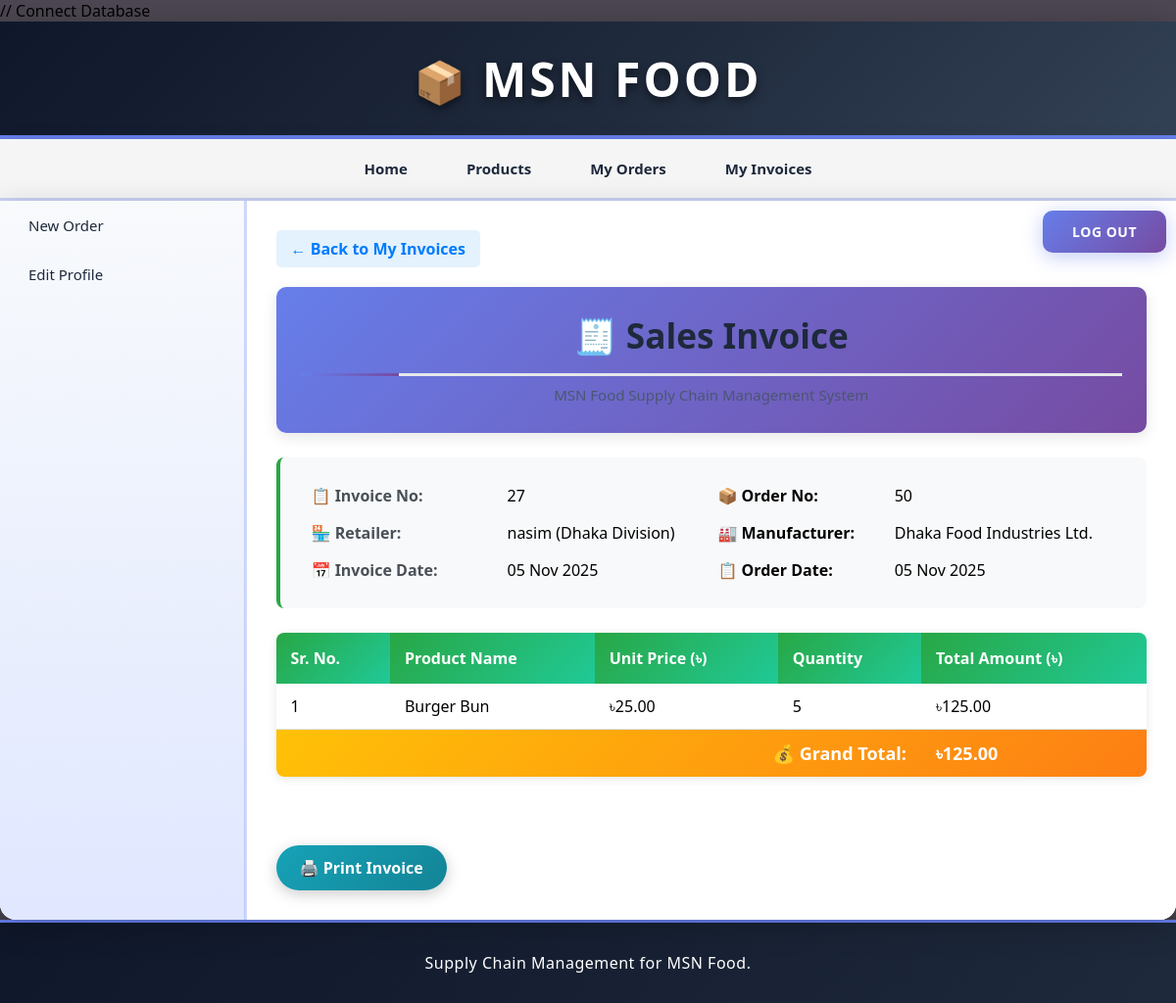
Page /retailer/view_invoice_items.php?id=27 (signed in) on the committed database.
### tables this page shows
CREATE TABLE `invoice` (
  `invoice_id` int(11) NOT NULL,
  `order_id` int(11) NOT NULL,
  `manufacturer_id` int(11) NOT NULL,
  `invoice_date` date NOT NULL,
  `total_amount` decimal(10,2) NOT NULL,
  `status` varchar(20) NOT NULL DEFAULT 'Pending'
);

CREATE TABLE `orders` (
  `order_id` int(11) NOT NULL,
  `retailer_id` int(11) NOT NULL,
  `assigned_manufacturer_id` int(11) DEFAULT NULL,
  `date` date NOT NULL,
  `total_amount` decimal(10,2) NOT NULL,
  `approved` tinyint(1) NOT NULL DEFAULT 0,
  `status` tinyint(1) NOT NULL DEFAULT 0,
  `cancellation_reason` text DEFAULT NULL,
  `cancelled_by` varchar(50) DEFAULT NULL,
  `cancelled_date` datetime DEFAULT NULL
);

CREATE TABLE `retailer` (
  `retailer_id` int(11) NOT NULL,
  `retailer_name` varchar(255) NOT NULL,
  `retailer_email` varchar(255) NOT NULL,
  `retailer_phone` varchar(15) NOT NULL,
  `retailer_address` text NOT NULL,
  `area_id` int(11) NOT NULL,
  `username` varchar(50) NOT NULL,
  `password` varchar(50) NOT NULL,
  `date` timestamp NOT NULL DEFAULT current_timestamp()
);

CREATE TABLE `area` (
  `area_id` int(11) NOT NULL,
  `area_name` varchar(100) NOT NULL,
  `area_code` varchar(10) NOT NULL
);

CREATE TABLE `manufacturer` (
  `man_id` int(11) NOT NULL,
  `man_name` varchar(255) NOT NULL,
  `man_email` varchar(255) NOT NULL,
  `man_phone` varchar(15) NOT NULL,
  `man_address` text NOT NULL,
  `username` varchar(50) NOT NULL,
  `password` varchar(50) NOT NULL,
  `date` timestamp NOT NULL DEFAULT current_timestamp()
);

CREATE TABLE `order_items` (
  `item_id` int(11) NOT NULL,
  `order_id` int(11) NOT NULL,
  `pro_id` int(11) NOT NULL,
  `quantity` int(11) NOT NULL,
  `price` decimal(10,2) NOT NULL,
  `total` decimal(10,2) NOT NULL
);

CREATE TABLE `products` (
  `pro_id` int(11) NOT NULL,
  `pro_name` varchar(255) NOT NULL,
  `pro_desc` text DEFAULT NULL,
  `pro_price` decimal(10,2) NOT NULL,
  `unit_id` int(11) NOT NULL,
  `added_date` timestamp NOT NULL DEFAULT current_timestamp()
);

### retailer/view_invoice_items.php (the view, shortened to what this page needs)
<?php
	require("../includes/config.php");
	if(isset($_SESSION['retailer_login'])) {
		if(isset($_GET['id'])){
			$invoice_id = $_GET['id'];
			$retailer_id = $_SESSION['retailer_id'];
			$queryInvoiceItems = "SELECT oi.*, p.pro_name, p.pro_price, oi.quantity as quantity
								FROM invoice i
								JOIN orders o ON i.order_id = o.order_id
								JOIN order_items oi ON i.order_id = oi.order_id
								JOIN products p ON oi.pro_id = p.pro_id
								WHERE i.invoice_id='$invoice_id' AND o.retailer_id='$retailer_id'";
			$resultInvoiceItems = mysqli_query($con,$queryInvoiceItems);
			$querySelectInvoice = "SELECT i.*, o.order_id, o.date as order_date, r.retailer_name, r.retailer_phone, r.retailer_address, a.area_name, m.man_name, m.man_phone, m.man_address
									FROM invoice i
									JOIN orders o ON i.order_id = o.order_id
									JOIN retailer r ON o.retailer_id = r.retailer_id
									JOIN area a ON r.area_id = a.area_id
									JOIN manufacturer m ON i.manufacturer_id = m.man_id
									WHERE i.invoice_id='$invoice_id' AND o.retailer_id='$retailer_id'";
			$resultSelectInvoice = mysqli_query($con,$querySelectInvoice);
			$rowSelectInvoice = mysqli_fetch_array($resultSelectInvoice);
		}
	}
	else {
		header('Location:../index.php');
	}
?>
<!DOCTYPE html>
<html>
<head>
	<link rel="stylesheet" href="../includes/main_style.css" >
</head>
<body>
	<?php
		include("../includes/header.inc.php");
		include("../includes/nav_retailer.inc.php");
		include("../includes/aside_retailer.inc.php");
	?>
	<section>
		<a href="view_my_invoices.php" class="back-link">← Back to My Invoices</a>
		<div id="divToPrint" style="clear:both;" >
			<div class="invoice-header">
				<h1 style="margin: 0; font-size: 2.2em;">🧾 Sales Invoice</h1>
				<p style="margin: 5px 0 0 0; opacity: 0.9;">MSN Food Supply Chain Management System</p>
			</div>
			<div class="invoice-details">
				<table>
					<tr>
						<td><strong>📋 Invoice No:</strong></td>
						<td><?php echo $rowSelectInvoice['invoice_id']; ?></td>
						<td><strong>📦 Order No:</strong></td>
						<td><?php echo $rowSelectInvoice['order_id']; ?></td>
					</tr>
					<tr>
						<td><strong>🏪 Retailer:</strong></td>
						<td><?php echo $rowSelectInvoice['retailer_name']; ?> (<?php echo $rowSelectInvoice['area_name']; ?>)</td>
						<td><strong>🏭 Manufacturer:</strong></td>
						<td><?php echo $rowSelectInvoice['man_name']; ?></td>
					</tr>
					<tr>
						<td><strong>📅 Invoice Date:</strong></td>
						<td><?php echo date("d M Y", strtotime($rowSelectInvoice['invoice_date'])); ?></td>
						<td><strong>📋 Order Date:</strong></td>
						<td><?php echo date("d M Y", strtotime($rowSelectInvoice['order_date'])); ?></td>
					</tr>
				</table>
			</div>
		<table class="product-table">
			<thead>
				<tr>
					<th>Sr. No.</th>
					<th>Product Name</th>
					<th>Unit Price (৳)</th>
					<th>Quantity</th>
					<th>Total Amount (৳)</th>
				</tr>
			</thead>
			<tbody>
				<?php
				$i = 1;
				while($rowInvoiceItems = mysqli_fetch_array($resultInvoiceItems)) {
					$itemTotal = $rowInvoiceItems['quantity'] * $rowInvoiceItems['pro_price'];
				?>
				<tr>
					<td><?php echo $i; ?></td>
					<td><?php echo $rowInvoiceItems['pro_name']; ?></td>
					<td>৳<?php echo number_format($rowInvoiceItems['pro_price'], 2); ?></td>
					<td><?php echo $rowInvoiceItems['quantity']; ?></td>
					<td>৳<?php echo number_format($itemTotal, 2); ?></td>
				</tr>
				<?php $i++; } ?>
				<tr class="total-row">
					<td colspan="4" style="text-align:right; font-size: 18px;">
						<strong>💰 Grand Total:</strong>
					</td>
					<td style="font-size: 18px;">
						<strong>৳<?php echo number_format($rowSelectInvoice['total_amount'], 2); ?></strong>
					</td>
				</tr>
			</tbody>
		</table>
		</div>
		<input type="button" value="🖨️ Print Invoice" class="print-button" onclick="PrintDiv();" />
	</section>
	<?php
		include("../includes/footer.inc.php");
	?>
</body>
</html>

### includes/main_style.css (style rules this page uses)
* { font-family: "Segoe UI", Tahoma, Geneva, Verdana, sans-serif; margin: 0; padding: 0; box-sizing: border-box; }
body { width: 100%; max-width: 1600px; margin: 0 auto; background: linear-gradient(135deg, #4c4752 0%, #4c4752 100%); background-attachment: fixed; min-height: 100vh; }
a { text-decoration: none; transition: all 0.3s ease; }
section { width: 100%; padding: 30px; min-height: 500px; }
section h1 { margin-bottom: 25px; font-weight: 700; color: #1e293b; font-size: 32px; padding-bottom: 15px; border-bottom: 3px solid #e5e7eb; position: relative; }
section h1::after { content: ""; position: absolute; bottom: -3px; left: 0; width: 100px; height: 3px; background: linear-gradient(90deg, #667eea 0%, #764ba2 100%); }
section p { width: 100%; max-width: 900px; line-height: 28px; color: #475569; font-size: 15px; }
table { border-collapse: collapse; width: 100%; }

### retailer/view_invoice_items.php (style rules this page uses)
.invoice-header { background: linear-gradient(135deg, #667eea 0%, #764ba2 100%); color: white; padding: 25px; border-radius: 10px; margin-bottom: 25px; text-align: center; box-shadow: 0 4px 15px rgba(0,0,0,0.1); }
.invoice-details { background: #f8f9fa; padding: 20px; border-radius: 8px; margin-bottom: 25px; border-left: 4px solid #28a745; }
.invoice-details table { width: 100%; border-collapse: collapse; }
.invoice-details td { padding: 8px 12px; border: none; }
.invoice-details td:first-child { font-weight: bold; color: #495057; width: 200px; }
.product-table { width: 100%; border-collapse: collapse; margin: 20px 0; background: white; border-radius: 8px; overflow: hidden; box-shadow: 0 2px 10px rgba(0,0,0,0.1); }
.product-table th { background: linear-gradient(135deg, #28a745 0%, #20c997 100%); color: white; padding: 15px; text-align: left; font-weight: bold; }
.product-table td { padding: 12px 15px; border-bottom: 1px solid #dee2e6; }
.product-table tr:nth-child(even) { background-color: #f8f9fa; }
.total-row { background: linear-gradient(135deg, #ffc107 0%, #fd7e14 100%); color: white; font-weight: bold; }
.total-row td { border: none; }
.print-button { background: linear-gradient(135deg, #17a2b8 0%, #138496 100%); color: white; border: none; padding: 12px 24px; border-radius: 25px; cursor: pointer; font-size: 16px; font-weight: bold; margin-top: 20px; transition: all 0.3s ease; box-shadow: 0 4px 15px rgba(0,0,0,0.2); }
.back-link { display: inline-block; margin-bottom: 20px; color: #007bff; text-decoration: none; font-weight: bold; padding: 8px 15px; border-radius: 5px; background: #e3f2fd; transition: all 0.3s ease; }

### rows in the picture
invoice: invoice_id "27", order.order_id "50", retailer.retailer_name "nasim", area.area_name "Dhaka Division", manufacturer.man_name "Dhaka Food Industries Ltd.", invoice_date "05 Nov 2025", order.date "05 Nov 2025", total_amount "125.00"
order_items: pro.pro_name "Burger Bun", pro.pro_price "25.00", quantity "5", quantity.pro_price "125.00"
